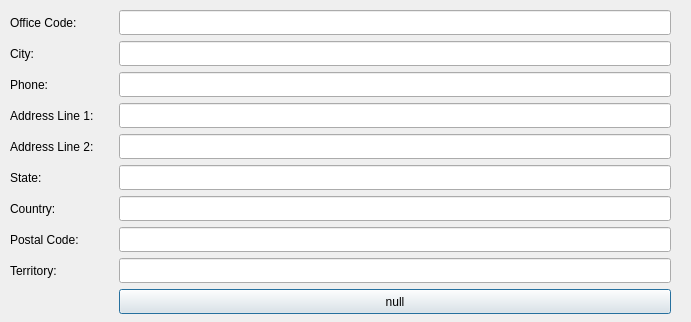
<?xml version="1.0" encoding="UTF-8"?>
<ui version="4.0">
 <class>Form_Office</class>
 <widget class="QDialog" name="Form_Office">
  <property name="geometry">
   <rect>
    <x>0</x>
    <y>0</y>
    <width>691</width>
    <height>322</height>
   </rect>
  </property>
  <property name="windowTitle">
   <string>Dialog</string>
  </property>
  <widget class="QLabel" name="label">
   <property name="geometry">
    <rect>
     <x>10</x>
     <y>10</y>
     <width>103</width>
     <height>25</height>
    </rect>
   </property>
   <property name="text">
    <string>Office Code:</string>
   </property>
  </widget>
  <widget class="QLineEdit" name="lineEdit_4">
   <property name="geometry">
    <rect>
     <x>119</x>
     <y>103</y>
     <width>552</width>
     <height>25</height>
    </rect>
   </property>
  </widget>
  <widget class="QLabel" name="label_8">
   <property name="geometry">
    <rect>
     <x>10</x>
     <y>227</y>
     <width>103</width>
     <height>25</height>
    </rect>
   </property>
   <property name="text">
    <string>Postal Code:</string>
   </property>
  </widget>
  <widget class="QLineEdit" name="lineEdit_7">
   <property name="geometry">
    <rect>
     <x>119</x>
     <y>196</y>
     <width>552</width>
     <height>25</height>
    </rect>
   </property>
  </widget>
  <widget class="QLabel" name="label_5">
   <property name="geometry">
    <rect>
     <x>10</x>
     <y>134</y>
     <width>103</width>
     <height>25</height>
    </rect>
   </property>
   <property name="text">
    <string>Address Line 2:</string>
   </property>
  </widget>
  <widget class="QLineEdit" name="lineEdit_8">
   <property name="geometry">
    <rect>
     <x>119</x>
     <y>227</y>
     <width>552</width>
     <height>25</height>
    </rect>
   </property>
  </widget>
  <widget class="QLabel" name="label_4">
   <property name="geometry">
    <rect>
     <x>10</x>
     <y>103</y>
     <width>103</width>
     <height>25</height>
    </rect>
   </property>
   <property name="text">
    <string>Address Line 1:</string>
   </property>
  </widget>
  <widget class="QLineEdit" name="lineEdit_9">
   <property name="geometry">
    <rect>
     <x>119</x>
     <y>258</y>
     <width>552</width>
     <height>25</height>
    </rect>
   </property>
  </widget>
  <widget class="QLabel" name="label_6">
   <property name="geometry">
    <rect>
     <x>10</x>
     <y>165</y>
     <width>103</width>
     <height>25</height>
    </rect>
   </property>
   <property name="text">
    <string>State:</string>
   </property>
  </widget>
  <widget class="QLineEdit" name="lineEdit">
   <property name="geometry">
    <rect>
     <x>119</x>
     <y>10</y>
     <width>552</width>
     <height>25</height>
    </rect>
   </property>
  </widget>
  <widget class="QLineEdit" name="lineEdit_2">
   <property name="geometry">
    <rect>
     <x>119</x>
     <y>41</y>
     <width>552</width>
     <height>25</height>
    </rect>
   </property>
  </widget>
  <widget class="QLineEdit" name="lineEdit_3">
   <property name="geometry">
    <rect>
     <x>119</x>
     <y>72</y>
     <width>552</width>
     <height>25</height>
    </rect>
   </property>
  </widget>
  <widget class="QPushButton" name="process_office_record">
   <property name="geometry">
    <rect>
     <x>119</x>
     <y>289</y>
     <width>552</width>
     <height>25</height>
    </rect>
   </property>
   <property name="text">
    <string>null</string>
   </property>
  </widget>
  <widget class="QLabel" name="label_3">
   <property name="geometry">
    <rect>
     <x>10</x>
     <y>72</y>
     <width>103</width>
     <height>25</height>
    </rect>
   </property>
   <property name="text">
    <string>Phone:</string>
   </property>
  </widget>
  <widget class="QLabel" name="label_7">
   <property name="geometry">
    <rect>
     <x>10</x>
     <y>196</y>
     <width>103</width>
     <height>25</height>
    </rect>
   </property>
   <property name="text">
    <string>Country:</string>
   </property>
  </widget>
  <widget class="QLineEdit" name="lineEdit_5">
   <property name="geometry">
    <rect>
     <x>119</x>
     <y>134</y>
     <width>552</width>
     <height>25</height>
    </rect>
   </property>
  </widget>
  <widget class="QLineEdit" name="lineEdit_6">
   <property name="geometry">
    <rect>
     <x>119</x>
     <y>165</y>
     <width>552</width>
     <height>25</height>
    </rect>
   </property>
  </widget>
  <widget class="QLabel" name="label_9">
   <property name="geometry">
    <rect>
     <x>10</x>
     <y>258</y>
     <width>103</width>
     <height>25</height>
    </rect>
   </property>
   <property name="text">
    <string>Territory:</string>
   </property>
  </widget>
  <widget class="QLabel" name="label_2">
   <property name="geometry">
    <rect>
     <x>10</x>
     <y>41</y>
     <width>103</width>
     <height>25</height>
    </rect>
   </property>
   <property name="text">
    <string>City:</string>
   </property>
  </widget>
 </widget>
 <tabstops>
  <tabstop>lineEdit</tabstop>
  <tabstop>lineEdit_2</tabstop>
  <tabstop>lineEdit_3</tabstop>
  <tabstop>lineEdit_4</tabstop>
  <tabstop>lineEdit_5</tabstop>
  <tabstop>lineEdit_6</tabstop>
  <tabstop>lineEdit_7</tabstop>
  <tabstop>lineEdit_8</tabstop>
  <tabstop>lineEdit_9</tabstop>
  <tabstop>process_office_record</tabstop>
 </tabstops>
 <resources/>
 <connections/>
</ui>
